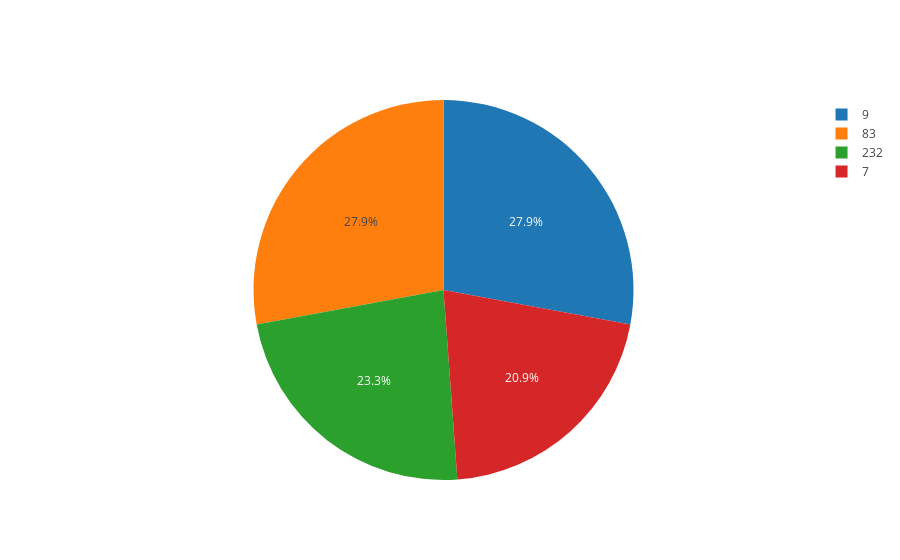

Notebook cell for this chart:
### Code cell
trace = go.Pie(labels=labels, values=sizes)
plotly.offline.iplot([trace])

### Figure 1 — Plotly figure (JSON) as saved in the notebook; plotly's stock layout.template omitted (floating-point values rounded to 4 significant figures)
{"data": [{"labels": [9, 7, 232, 83], "type": "pie", "uid": "e2fa0efc-f730-11e8-8786-14c2130890da", "values": [12, 9, 10, 12]}], "layout": {}}
